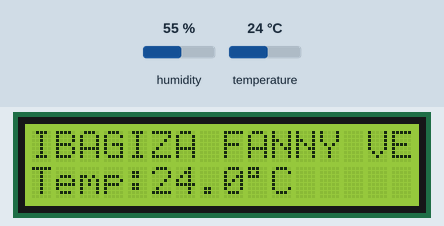
Simulated run of this sketch. Board: Arduino Uno, built with avr-gcc and run on an emulated ATmega328P. Parts: 16×2 character LCD. Inputs (shaded band) come from the test bench; at power-on: temperature 24 °C, humidity 55 %. What the sketch prints to the serial monitor is not drawn.

Above: at 2.98 s.
3.3 s: temperature set to 12 °C
At 4.34 s:
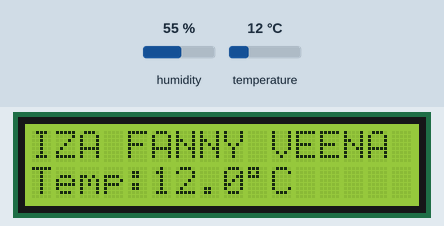
6.0 s: temperature set to 19 °C
At 6.71 s:
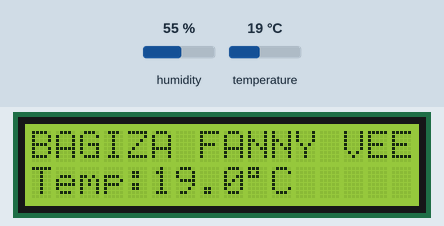
8.7 s: temperature set to 28 °C
At 10.45 s:
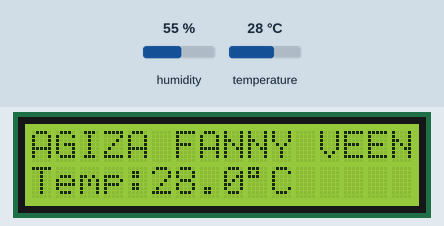
Timing chart, 0 to 11.9 s (numbered marks = the images above; inputs shaded):
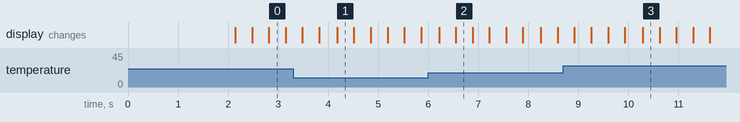

The sketch:

temperature_monitor.ino
```cpp
/*
  IoT Temperature Monitoring System
  Arduino Uno + DHT11 + 16x2 LCD I2C

  Connections:

  DHT11
  VCC  -> 3.3V (or 5V)
  GND  -> GND
  DATA -> D2

  LCD I2C
  VCC -> 5V
  GND -> GND
  SDA -> A4
  SCL -> A5
*/

#include <Wire.h>
#include <LiquidCrystal_I2C.h>
#include <DHT.h>

#define DHTPIN 2
#define DHTTYPE DHT11

DHT dht(DHTPIN, DHTTYPE);

// Try 0x27 first.
// If LCD doesn't display text, change to 0x3F.
LiquidCrystal_I2C lcd(0x27, 16, 2);

// CHANGE THIS TO YOUR NAME
String candidateName =
"IRIBAGIZA FANNY VEENA";

float temperature = 0;

unsigned long lastReadTime = 0;
const unsigned long readInterval = 2000;

unsigned long lastScrollTime = 0;
const unsigned long scrollInterval = 300;

int scrollPos = 0;

void setup()
{
  Serial.begin(9600);

  dht.begin();

  lcd.init();
  lcd.backlight();

  lcd.clear();
  lcd.setCursor(0, 0);
  lcd.print("Initializing");
  lcd.setCursor(0, 1);
  lcd.print("System...");

  delay(2000);

  lcd.clear();

  Serial.println("SYSTEM STARTED");
}

void loop()
{
  unsigned long currentTime = millis();

  // Read temperature every 2 seconds
  if (currentTime - lastReadTime >= readInterval)
  {
    readTemperature();
    lastReadTime = currentTime;
  }

  // Update LCD continuously
  updateLCD();

  delay(50);
}

void readTemperature()
{
  float temp = dht.readTemperature();

  if (isnan(temp))
  {
    Serial.println("ERROR: SENSOR READ FAILED");
    return;
  }

  temperature = temp;

  // Send to PC
  Serial.print("TEMP:");
  Serial.println(temperature, 1);
}

void updateLCD()
{
  displayName();

  lcd.setCursor(0, 1);

  lcd.print("Temp:");
  lcd.print(temperature, 1);

  lcd.print((char)223); // degree symbol

  lcd.print("C   ");
}

void displayName()
{
  if (candidateName.length() <= 16)
  {
    lcd.setCursor(0, 0);

    lcd.print(candidateName);

    for (int i = candidateName.length();
         i < 16;
         i++)
    {
      lcd.print(" ");
    }

    return;
  }

  if (millis() - lastScrollTime >= scrollInterval)
  {
    String scrollText =
      candidateName + "    ";

    if (scrollPos >
        scrollText.length() - 16)
    {
      scrollPos = 0;
    }

    lcd.setCursor(0, 0);

    lcd.print(
      scrollText.substring(
        scrollPos,
        scrollPos + 16
      )
    );

    scrollPos++;

    lastScrollTime = millis();
  }
}
```
